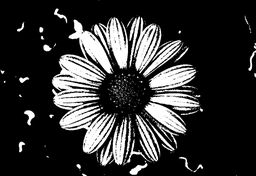
#> input picture image_processing/03_morphology/binary_image.png, 256 x 176 px, shrunk from 668 x 459 before the run
$ python compare.py
#> lines starting #> are read from the running program, lines starting #| are printed output that depends on the picture; after the words box and inside, x2 and y2 are one past the last pixel; in counts of white or black regions, pixels touching at a corner belong together
### image_processing/03_morphology/morphology.py
"""Алгоритмы вручную. Из библиотек здесь только NumPy для массивов."""

import numpy as np


def erosion(image, kernel, border=255, heights=None):
    # В каждой окрестности берём минимальную яркость.
    h, w = image.shape
    kh, kw = kernel.shape
    padded = np.pad(image.astype(int), ((kh // 2, kh // 2), (kw // 2, kw // 2)),
                    constant_values=border)
    result = np.zeros((h, w), dtype=int)
    for y in range(h):
        for x in range(w):
            window = padded[y:y + kh, x:x + kw]
            if heights is not None:
                window = window - heights
            result[y, x] = min(window[kernel == 1])
    return result


def dilation(image, kernel, heights=None):
    # В каждой окрестности берём максимальную яркость.
    h, w = image.shape
    kh, kw = kernel.shape
    padded = np.pad(image.astype(int), ((kh // 2, kh // 2), (kw // 2, kw // 2)))
    result = np.zeros((h, w), dtype=int)
    if heights is not None:
        # Для неплоской дилатации отражаем структурный элемент.
        heights = heights[::-1, ::-1]
        kernel = kernel[::-1, ::-1]
    for y in range(h):
        for x in range(w):
            window = padded[y:y + kh, x:x + kw]
            if heights is not None:
                window = window + heights
            result[y, x] = max(window[kernel == 1])
    return result


def opening(image, kernel):
    return dilation(erosion(image, kernel), kernel)


def closing(image, kernel):
    return erosion(dilation(image, kernel), kernel)


def contour(image, kernel):
    return image - erosion(image, kernel)


def gradient(image, kernel):
    return dilation(image, kernel) - erosion(image, kernel)


def white_top_hat(image, kernel):
    return image - opening(image, kernel)


def black_top_hat(image, kernel):
    return closing(image, kernel) - image


def thinning(image, method="zhang_suen"):
    # 0 — фон, 1 — объект. Рамка нужна для соседей крайних пикселей.
    result = np.pad((image > 0).astype(int), 1)
    while True:
        changed = False
        for step in (0, 1):
            to_delete = []
            for y, x in np.argwhere(result == 1):
                # Соседи по часовой стрелке, начиная сверху.
                p2 = result[y - 1, x]
                p3 = result[y - 1, x + 1]
                p4 = result[y, x + 1]
                p5 = result[y + 1, x + 1]
                p6 = result[y + 1, x]
                p7 = result[y + 1, x - 1]
                p8 = result[y, x - 1]
                p9 = result[y - 1, x - 1]

                if method == "zhang_suen":
                    neighbors = [p2, p3, p4, p5, p6, p7, p8, p9, p2]
                    count = sum(neighbors[:8])
                    transitions = 0
                    for i in range(8):
                        if neighbors[i] == 0 and neighbors[i + 1] == 1:
                            transitions += 1
                    if step == 0:
                        direction = p2 * p4 * p6 == 0 and p4 * p6 * p8 == 0
                    else:
                        direction = p2 * p4 * p8 == 0 and p2 * p6 * p8 == 0
                    remove = 2 <= count <= 6 and transitions == 1 and direction
                else:  # Guo–Hall: формулы со слайда 23.
                    c = sum([not p2 and (p3 or p4), not p4 and (p5 or p6),
                             not p6 and (p7 or p8), not p8 and (p9 or p2)])
                    n1 = sum([p9 or p2, p3 or p4, p5 or p6, p7 or p8])
                    n2 = sum([p2 or p3, p4 or p5, p6 or p7, p8 or p9])
                    n = min(n1, n2)
                    if step == 0:
                        m = (p6 or p7 or not p9) and p8
                    else:
                        m = (p2 or p3 or not p5) and p4
                    remove = c == 1 and 2 <= n <= 3 and not m

                if remove:
                    to_delete.append((y, x))
            # Удаляем одновременно, когда проверили все пиксели подшага.
            for y, x in to_delete:
                result[y, x] = 0
            if to_delete:
                changed = True
        if not changed:
            return result[1:-1, 1:-1] * 255


def zhang_suen(image):
    return thinning(image, "zhang_suen")


def guo_hall(image):
    return thinning(image, "guo_hall")


def morphological_skeleton(image):
    kernel = np.array([[0, 1, 0], [1, 1, 1], [0, 1, 0]])
    current = np.where(image > 0, 255, 0)
    skeleton = np.zeros_like(current)
    while current.any():
        eroded = erosion(current, kernel, border=0)
        restored = dilation(eroded, kernel)
        skeleton = np.maximum(skeleton, current - restored)
        current = eroded
    return skeleton

### image_processing/03_morphology/compare.py
"""Отдельная проверка по библиотекам — по последнему пункту задания."""

import cv2
import numpy as np
from scipy import ndimage
import morphology as m


def compare(image):
    kernel = np.ones((3, 3), dtype="uint8")
    binary = np.where(image > 127, 255, 0).astype("uint8")
    checks = [
        ("erosion", m.erosion(image, kernel), cv2.erode(image, kernel)),
        ("dilation", m.dilation(image, kernel), cv2.dilate(image, kernel)),
        ("opening", m.opening(image, kernel), cv2.morphologyEx(image, cv2.MORPH_OPEN, kernel)),
        ("closing", m.closing(image, kernel), cv2.morphologyEx(image, cv2.MORPH_CLOSE, kernel)),
        ("contour", m.contour(image, kernel), image - cv2.erode(image, kernel)),
        ("gradient", m.gradient(image, kernel), cv2.morphologyEx(image, cv2.MORPH_GRADIENT, kernel)),
        ("white_top_hat", m.white_top_hat(image, kernel), cv2.morphologyEx(image, cv2.MORPH_TOPHAT, kernel)),
        ("black_top_hat", m.black_top_hat(image, kernel), cv2.morphologyEx(image, cv2.MORPH_BLACKHAT, kernel)),
    ]
    for name, function, code in [("zhang_suen", m.zhang_suen, cv2.ximgproc.THINNING_ZHANGSUEN),
                                  ("guo_hall", m.guo_hall, cv2.ximgproc.THINNING_GUOHALL)]:
        # OpenCV не обрабатывает край: добавляем рамку и убираем её после.
        reference = cv2.ximgproc.thinning(np.pad(binary, 1), thinningType=code)[1:-1, 1:-1]
        checks.append((name, function(binary), reference))
    heights = np.array([[0, 1, 0], [1, 2, 1], [0, 1, 0]])
    gray = image.astype(int)
    checks += [
        ("nonflat_erosion", m.erosion(image, kernel, heights=heights),
         ndimage.grey_erosion(gray, structure=heights, mode="constant", cval=255)),
        ("nonflat_dilation", m.dilation(image, kernel, heights=heights),
         ndimage.grey_dilation(gray, structure=heights, mode="constant", cval=0)),
    ]
    cross = np.array([[0, 1, 0], [1, 1, 1], [0, 1, 0]], dtype="uint8")
    current = binary.copy()
    skeleton = np.zeros_like(binary)
    while current.any():
        eroded = cv2.erode(current, cross, borderType=cv2.BORDER_CONSTANT, borderValue=0)
        restored = cv2.dilate(eroded, cross, borderType=cv2.BORDER_CONSTANT, borderValue=0)
        skeleton = np.maximum(skeleton, current - restored)
        current = eroded
    checks.append(("skeleton", m.morphological_skeleton(binary), skeleton))
    for name, own, reference in checks:
        different = np.count_nonzero(own != reference)
        print(f"{name}: несовпадающих пикселей — {different}")
        assert different == 0, name


if __name__ == "__main__":
    from main import folder
    image = cv2.imread(str(folder / "binary_image.png"), cv2.IMREAD_GRAYSCALE)
#> image is the input picture: shape (176, 256); min 0, max 255, mean 52
    if image is None:
        raise FileNotFoundError("Не найден binary_image.png")
    compare(image)
#> in compare, `binary = np.where(image > 127, 255, 0).astype("uint8")`:
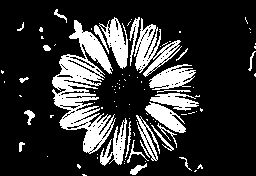
#> binary: shape (176, 256); 20.3% white; 92 white regions (66 under 20 px), largest, box (x1, y1, x2, y2) and area: (52, 20, 116, 154) 3525, (134, 18, 182, 77) 1036, (99, 17, 128, 69) 700
#> after the loop in erosion, `for y in range(h):`:
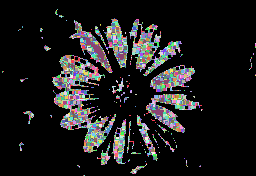
#> result: shape (176, 256) int64; 256 distinct labels, from 0 to 255; one colour per label, 0 black
#> in dilation, `h, w = image.shape`: h = 176; w = 256
#> after the loop in dilation, `for y in range(h):`: result: shape (176, 256) int64; 256 distinct labels, from 0 to 255
#> in dilation (call 2), `padded = np.pad(image.astype(int), ((kh // 2, kh // 2), (kw // 2, kw /..`: padded: shape (178, 258) int64; 256 distinct labels, from 0 to 255
#> after the loop in dilation (call 2), `for y in range(h):`:
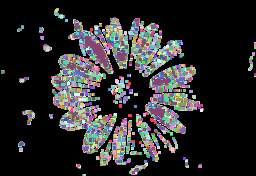
#> result: shape (176, 256) int64; 256 distinct labels, from 0 to 255; one colour per label, 0 black
#> call 3 of erosion, with kernel = array of shape (3, 3), border = 255
#> in erosion (call 3), `padded = np.pad(image.astype(int), ((kh // 2, kh // 2), (kw // 2, kw /..`: padded: shape (178, 258) int64; 256 distinct labels, from 0 to 255
#> after the loop in erosion (call 3), `for y in range(h):`:
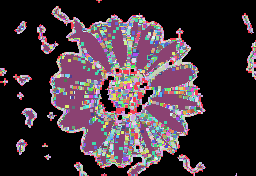
#> result: shape (176, 256) int64; 256 distinct labels, from 0 to 255; one colour per label, 0 black
#> after the loop in compare, `for name, function, code in [("zhang_suen", m.zhang_suen, cv2.ximgproc..`: checks = 10 items
#> after the loop in dilation (call 7), `for y in range(h):`:
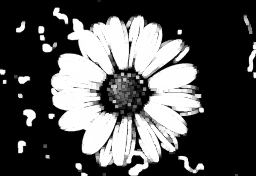
#> result: shape (176, 256) int64; min 2, max 257, mean 84.6; drawn with min black and max white
#> the loop in compare, `while current.any():` made 10 passes
#> after the loop in compare, `while current.any():`: current: shape (176, 256); every value is 0
#> after the loop in compare, `while current.any():`:
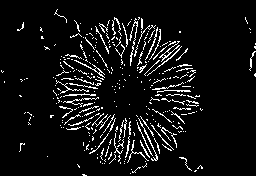
#> skeleton: shape (176, 256); 7.1% white in thin lines or dots
#> the loop in morphological_skeleton, `while current.any():` made 10 passes
#> pass 1, in dilation (call 8), `padded = np.pad(image.astype(int), ((kh // 2, kh // 2), (kw // 2, kw /..`:
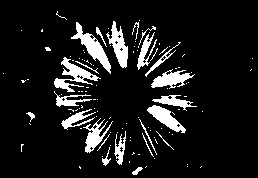
#> padded: shape (178, 258) int64; 10.5% white; 112 white regions (89 under 20 px), largest, box (x1, y1, x2, y2) and area: (71, 22, 111, 74) 573, (54, 57, 101, 92) 560, (106, 21, 128, 68) 468
#> after the loop in morphological_skeleton, `while current.any():`: current: shape (176, 256) int64; every value is 0
#> after the loop in morphological_skeleton, `while current.any():`: skeleton: shape (176, 256) int64; 7.1% white in thin lines or dots
#> the loop in compare, `for name, own, reference in checks:` made 13 passes
#> name on passes 1 to 12: 'erosion', 'dilation', 'opening', 'closing', 'contour', 'gradient', 'white_top_hat', 'black_top_hat', 'zhang_suen', 'guo_hall', 'nonflat_erosion', 'nonflat_dilation'
#| erosion: несовпадающих пикселей — 0
#| dilation: несовпадающих пикселей — 0
#| opening: несовпадающих пикселей — 0
#| closing: несовпадающих пикселей — 0
#| contour: несовпадающих пикселей — 0
#| gradient: несовпадающих пикселей — 0
#| white_top_hat: несовпадающих пикселей — 0
#| black_top_hat: несовпадающих пикселей — 0
#> (further printed lines are left out)
